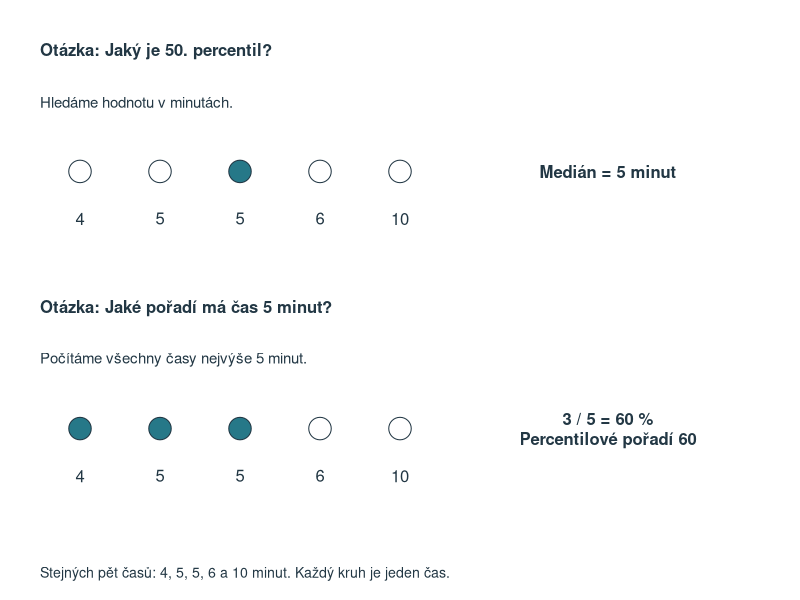
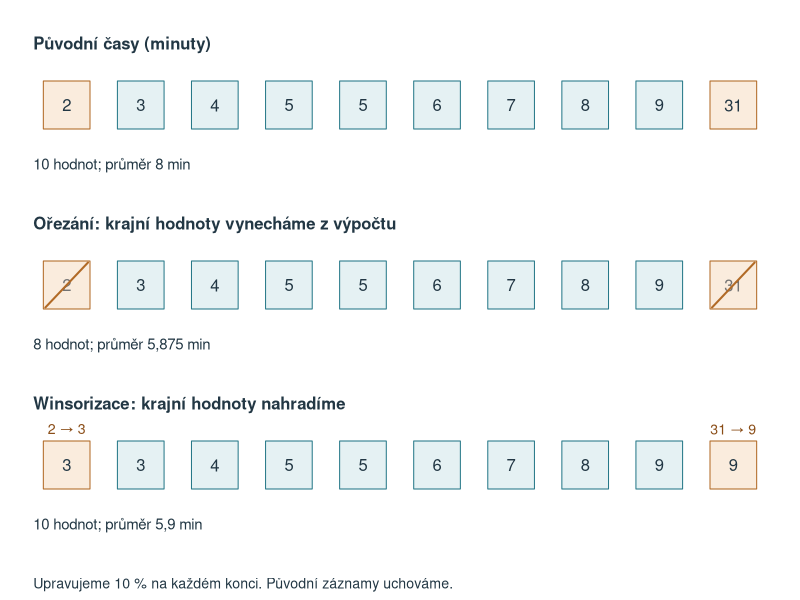
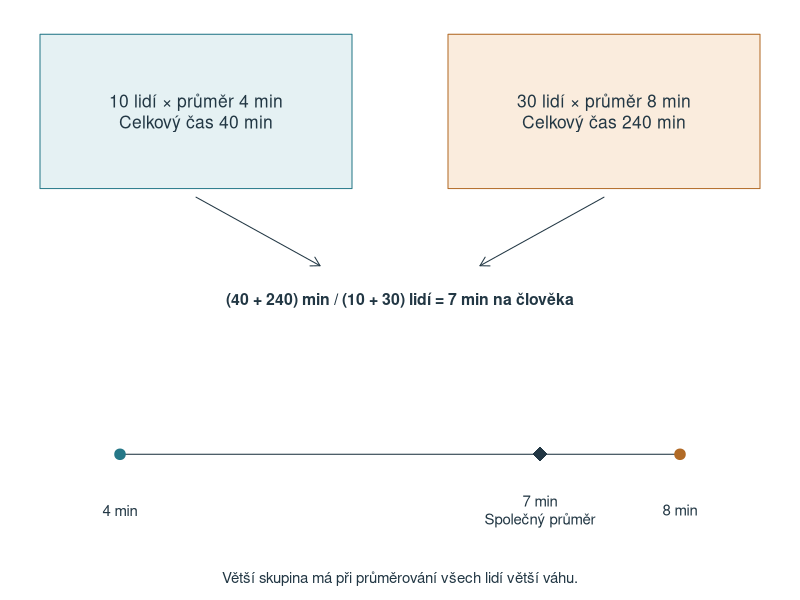
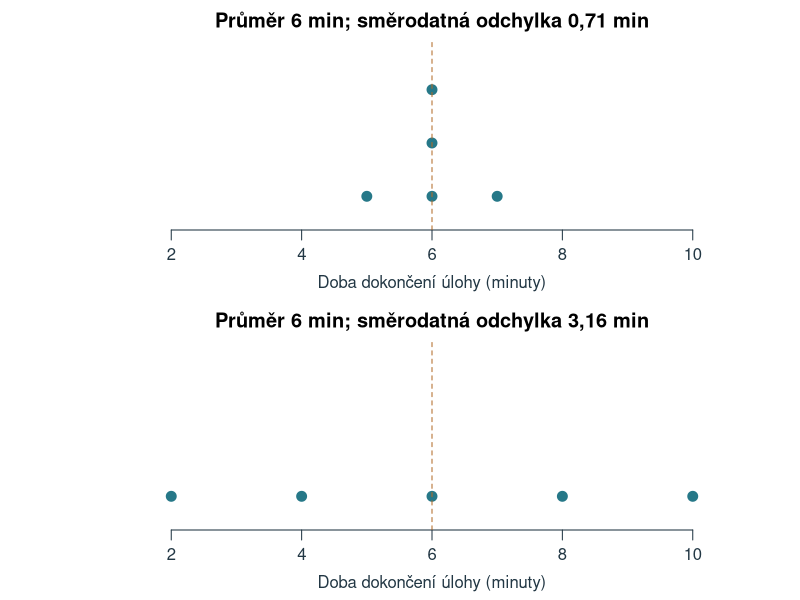
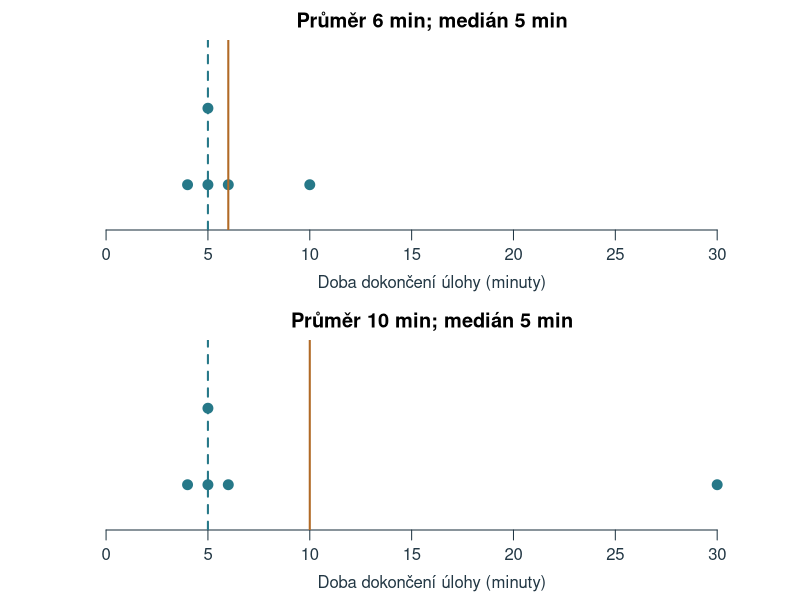

The R source for these figures, in order: (Note: this script raises an error after producing the figures.)
# Chapter 3: reproducible calculations and figures; base R, project-root paths.
ch3_previous <- read.csv('data/kapitola_02.csv', na.strings = '', fileEncoding = 'UTF-8')
# Fixed author examples; students get the same values in data/kapitola_03.xlsx.
ch3_x <- c(4,5,5,6,10)
ch3_trim <- c(2,3,4,5,5,6,7,8,9,31)
# Self-contained teaching example printed in the chapter's interpolation table.
ch3_interpolation <- c(4,5,7,8,9,10,12,13,15,18,22)
ch3_interpolation_levels <- (seq_along(ch3_interpolation)-1)/(length(ch3_interpolation)-1)
ch3_quantile <- function(x, p) unname(quantile(x, p, type = 7, na.rm = TRUE))
ch3_moments <- function(x) {
  z <- x - mean(x); v <- mean(z^2)
  c(g1 = mean(z^3)/v^1.5, g2 = mean(z^4)/v^2 - 3)
}
ch3_corrected <- function(x) {
  n <- length(x); g <- ch3_moments(x)
  c(skew = unname(sqrt(n*(n-1))/(n-2)*g[1]),
    kurt = unname((n-1)/((n-2)*(n-3))*((n+1)*g[2]+6)))
}
ch3_stats <- function(x) {
  x <- x[!is.na(x)]
  c(n=length(x), mean=mean(x), median=median(x), min=min(x), max=max(x),
    q1=ch3_quantile(x,.25), q3=ch3_quantile(x,.75),
    variance=var(x), sd=sd(x), mean_abs=mean(abs(x-mean(x))),
    median_abs=mad(x,constant=1), ch3_moments(x), ch3_corrected(x))
}
ch3_entropy <- function(p) -sum(p[p>0]*log2(p[p>0]))
ch3_results <- rbind(zaklad=ch3_stats(ch3_x),
  vzdaleny=ch3_stats(c(4,5,5,6,30)),
  spanek=ch3_stats(ch3_previous$spanek_h), slova=ch3_stats(ch3_previous$slova),
  orezani=ch3_stats(ch3_trim))
# An entirely specified finite population, independent draws WITH replacement.
# The population variance uses division by its size (5), and is exactly 8.
ch3_population <- c(2,4,6,8,10)
set.seed(20261005)
ch3_simulations <- lapply(c(5L,20L,100L), function(n) {
  x <- matrix(sample(ch3_population, n*20000L, replace=TRUE),nrow=n)
  ss <- colSums((x-rep(colMeans(x),each=n))^2)
  data.frame(n=n, variance_n=ss/n, variance_n1=ss/(n-1), sd_n1=sqrt(ss/(n-1)))
})
ch3_simulation_summary <- do.call(rbind,lapply(ch3_simulations,function(x)
  data.frame(n=x$n[1], variance_n=mean(x$variance_n), variance_n1=mean(x$variance_n1),
    sd_n1=mean(x$sd_n1))))
ch3_peak_a <- c(rep(-1,10),rep(0,80),rep(1,10))
ch3_peak_b <- c(-3,rep(-1,9),rep(0,80),rep(1,9),3)
# The two samples have the same mean and variance but different configurations.
ch3_shape_breaks <- seq(-4.1,6.1,by=.2)
ch3_shape_centers <- head(ch3_shape_breaks,-1)+.1
ch3_shape_prob <- list(
  as.numeric(abs(ch3_shape_centers+1)<1e-8 | abs(ch3_shape_centers-1)<1e-8)/2,
  diff(pnorm(ch3_shape_breaks)),
  diff(pgamma(ch3_shape_breaks+2,shape=4,rate=2)))
ch3_out <- 'assets/chapter-03/plots'
dir.create(ch3_out,recursive=TRUE,showWarnings=FALSE)
dir.create('tmp/chapter-03-build',recursive=TRUE,showWarnings=FALSE)
write.csv(ch3_results,'tmp/chapter-03-build/results.csv',row.names=TRUE,fileEncoding='UTF-8')
write.csv(ch3_simulation_summary,'tmp/chapter-03-build/simulation.csv',row.names=FALSE)
ch3_draw <- function(name,code,width=7.5,height=4.6) {
  svg(file.path(ch3_out,paste0(name,'.svg')),width=width,height=height,family='sans',bg='white')
  par(mar=c(4.6,4.6,2.4,1),mgp=c(2.1,.7,0),las=1,col.axis='#223744',col.lab='#223744',fg='#223744')
  force(code);dev.off()
}
ch3_dots <- function(x,col='#267888',...) {
  yy <- ave(x,x,FUN=seq_along)
  plot(x,yy,pch=21,bg=col,col='white',cex=1.6,yaxt='n',ylab='',bty='n',...)
}
ch3_draw('percentil-a-poradi',{
  par(mar=c(0,0,0,0));plot.new();plot.window(xlim=c(0,10),ylim=c(0,7),xaxs='i',yaxs='i')
  for(k in 1:2) {
    y<-if(k==1) 5 else 2
    text(.5,y+1.4,if(k==1) 'Otázka: Jaký je 50. percentil?' else 'Otázka: Jaké pořadí má čas 5 minut?',adj=0,font=2)
    text(.5,y+.8,if(k==1) 'Hledáme hodnotu v minutách.' else 'Počítáme všechny časy nejvýše 5 minut.',adj=0,cex=.9)
    selected<-if(k==1) seq_along(ch3_x)==3 else ch3_x<=5
    points(1:5,rep(y,5),pch=21,cex=3,bg=ifelse(selected,'#267888','white'),col='#223744')
    text(1:5,y-.55,ch3_x)
    text(7.6,y,if(k==1) 'Medián = 5 minut' else '3 / 5 = 60 %\nPercentilové pořadí 60',font=2,cex=1)
  }
  text(.5,.3,'Stejných pět časů: 4, 5, 5, 6 a 10 minut. Každý kruh je jeden čas.',adj=0,cex=.85)
},width=8,height=5.3)
ch3_draw('orezani-winsorizace',{
  par(mar=c(0,0,0,0));plot.new();plot.window(xlim=c(0,12),ylim=c(0,8),xaxs='i',yaxs='i')
  ys<-c(6.6,4.2,1.8);xs<-seq(1,11,length.out=10)
  trimmed<-ch3_trim[2:9];wins<-c(ch3_trim[2],trimmed,ch3_trim[9])
  for(k in 1:3) {
    y<-ys[k]
    text(.5,y+.8,c('Původní časy (minuty)','Ořezání: krajní hodnoty vynecháme z výpočtu',
      'Winsorizace: krajní hodnoty nahradíme')[k],adj=0,font=2)
    vals<-if(k==3) wins else ch3_trim
    for(i in 1:10) {
      edge<-i %in% c(1,10)
      rect(xs[i]-.35,y-.32,xs[i]+.35,y+.32,
        col=if(edge)'#FAECDD' else '#E5F1F3',border=if(edge)'#B16A26' else '#267888')
      text(xs[i],y,vals[i],col=if(k==2 && edge)'#737373' else '#223744')
      if(k==2 && edge) segments(xs[i]-.32,y-.3,xs[i]+.32,y+.3,col='#B16A26',lwd=2)
    }
    text(.5,y-.8,c('10 hodnot; průměr 8 min','8 hodnot; průměr 5,875 min',
      '10 hodnot; průměr 5,9 min')[k],adj=0,cex=.9)
    if(k==3) text(xs[c(1,10)],y+.48,c('2 → 3','31 → 9'),col='#8A4D17',cex=.85)
  }
  text(.5,.2,'Upravujeme 10 % na každém konci. Původní záznamy uchováme.',adj=0,cex=.85)
},width=8.5,height=5.8)
ch3_draw('vazeny-prumer',{
  par(mar=c(0,0,0,0));plot.new();plot.window(xlim=c(0,10),ylim=c(0,7),xaxs='i',yaxs='i')
  rect(.5,4.8,4.4,6.6,col='#E5F1F3',border='#267888')
  rect(5.6,4.8,9.5,6.6,col='#FAECDD',border='#B16A26')
  text(2.45,5.7,'10 lidí × průměr 4 min\nCelkový čas 40 min',cex=1.05)
  text(7.55,5.7,'30 lidí × průměr 8 min\nCelkový čas 240 min',cex=1.05)
  arrows(c(2.45,7.55),4.7,c(4,6),3.9,length=.1)
  text(5,3.5,'(40 + 240) min / (10 + 30) lidí = 7 min na člověka',font=2,cex=.95)
  segments(1.5,1.7,8.5,1.7,col='#223744')
  points(c(1.5,8.5),c(1.7,1.7),pch=19,col=c('#267888','#B16A26'),cex=1.4)
  points(6.75,1.7,pch=18,cex=2,col='#223744')
  text(c(1.5,6.75,8.5),1.05,c('4 min','7 min\nSpolečný průměr','8 min'),cex=.9)
  text(5,.25,'Větší skupina má při průměrování všech lidí větší váhu.',cex=.9)
},width=8,height=5)
ch3_draw('stejny-prumer',{
  par(mfrow=c(2,1),mar=c(3.5,4,2,.8))
  for(x in list(c(5,6,6,6,7),c(2,4,6,8,10))) {
    ch3_dots(x,xlim=c(1,11),ylim=c(.5,3.8),xlab='Doba dokončení úlohy (minuty)',
      main=paste0('Průměr 6 min; směrodatná odchylka ',format(round(sd(x),2),decimal.mark=','),' min'))
    abline(v=6,col='#B16A26',lty=2)
  }
},height=5.4)
ch3_draw('odlehle-a-stred',{
  par(mfrow=c(2,1),mar=c(3.5,4,2,.8))
  for(x in list(ch3_x,c(4,5,5,6,30))) {
    ch3_dots(x,xlim=c(0,32),ylim=c(.5,2.8),xlab='Doba dokončení úlohy (minuty)',
      main=paste0('Průměr ',mean(x),' min; medián ',median(x),' min'))
    abline(v=mean(x),col='#B16A26',lwd=2);abline(v=median(x),col='#267888',lty=2,lwd=2)
  }
},height=5.4)
# Exact continuous models on a 0-100 scale: symmetric beta and mirrored betas.
ch3_centre_models <- data.frame(a=c(5,5,2),b=c(5,2,5))
ch3_centre_models$mean <- with(ch3_centre_models,100*a/(a+b))
ch3_centre_models$median <- with(ch3_centre_models,100*qbeta(.5,a,b))
ch3_centre_models$mode <- with(ch3_centre_models,100*(a-1)/(a+b-2))
ch3_draw('stred-a-tvar',{
  par(mfrow=c(3,1),mar=c(6.1,1.2,2.8,1.2),mgp=c(2,.5,0),cex=1.15)
  titles<-c('Souměrné rozdělení','Zešikmené doleva',
    'Zešikmené doprava')
  cols<-c('#B16A26','#267888','#72549B'); types<-c(1,2,3)
  grid<-seq(0,100,length.out=1001)
  for(j in 1:3) {
    model<-ch3_centre_models[j,]
    den<-dbeta(grid/100,model$a,model$b)/100
    plot(grid,den,type='n',xlim=c(0,100),ylim=c(0,.03),axes=FALSE,
      xlab='',ylab='',main=titles[j],cex.main=1.1,xaxs='i',yaxs='i')
    polygon(c(grid,100,0),c(den,0,0),col='#E7EFF4',border=NA)
    axis(1,at=seq(0,100,20),cex.axis=.95)
    lines(grid,den,col='#315D80',lwd=2.5)
    centres<-as.numeric(model[c('mean','median','mode')])
    if(j==1) {
      segments(50,0,50,dbeta(.5,5,5)/100,col='#223744',lwd=2)
      text(50,-.015,'Průměr = medián = modus = 50',xpd=NA,cex=1.02)
    } else {
      # Staggered leader labels keep close mean/median positions legible.
      order_x<-order(centres)
      label_x<-if(j==2) c(47,70,92) else c(8,30,53)
      for(k in 1:3) {
        i<-order_x[k]; at<-centres[i]
        segments(at,0,at,dbeta(at/100,model$a,model$b)/100,
          col=cols[i],lty=types[i],lwd=2)
        segments(at,-.006,label_x[k],-.010,xpd=NA,col=cols[i])
        label<-paste0(c('Průměr','Medián','Modus')[i],'\n',
          format(round(at,1),decimal.mark=',',trim=TRUE))
        text(label_x[k],-.014,label,xpd=NA,col=cols[i],cex=1.02)
      }
    }
    text(50,-.025,'Skór (body)',xpd=NA,cex=.95)
  }
},width=5.5,height=10.5)
# Own discrete counterexamples after von Hippel (2005, sections 2-3); both are
# unimodal with a longer right tail. Frequencies are printed in the chapter.
ch3_exceptions <- list(
  pokusy=list(values=1:5,freq=c(38,49,8,3,2)),
  chyby=list(values=0:4,freq=c(8,7,3,1,1)))
ch3_exception_stats <- do.call(rbind,lapply(ch3_exceptions,function(e) {
  x<-rep(e$values,e$freq)
  data.frame(n=length(x),mean=mean(x),median=median(x),
    mode=e$values[which.max(e$freq)],g1=unname(ch3_moments(x)['g1']))
}))
ch3_draw('stred-vyjimky',{
  par(mfrow=c(2,1),mar=c(6.2,4.4,2.8,1),mgp=c(2.4,.6,0))
  titles<-c('A: Počet pokusů do splnění úlohy (100 lidí)',
    'B: Počet chyb v krátkém testu pozornosti (20 lidí)')
  xlabs<-c('Počet pokusů','Počet chyb')
  for(j in 1:2) {
    e<-ch3_exceptions[[j]]; s<-ch3_exception_stats[j,]
    mids<-barplot(e$freq,names.arg=e$values,col='#E7EFF4',border='#315D80',
      ylim=c(0,max(e$freq)*1.15),main=titles[j],cex.main=1,ylab='Četnost',
      xlab=xlabs[j],space=.25)
    # Map values to bar centres so the lines sit on the value axis.
    at<-function(v) approx(e$values,mids,v)$y
    fmt<-function(v) format(round(v,2),decimal.mark=',',trim=TRUE)
    # Coinciding measures are spread symmetrically around their common value.
    pos<-c(s$mean,s$median,s$mode)
    dodge<-ave(pos,round(pos,9),FUN=function(z) (seq_along(z)-(length(z)+1)/2)*.08)
    cols<-c('#B16A26','#267888','#72549B')
    for(k in 1:3) segments(at(pos[k])+dodge[k],0,at(pos[k])+dodge[k],
      max(e$freq)*1.1,col=cols[k],lty=k,lwd=2.5)
    legend('topright',c('Průměr','Medián','Modus'),col=cols,lty=1:3,lwd=2.5,
      bty='n',cex=.85)
    label<-if(j==1) paste0('Průměr ',fmt(s$mean),' < medián ',fmt(s$median),
      ' = modus ',fmt(s$mode),'; delší chvost vpravo') else
      paste0('Modus ',fmt(s$mode),' < průměr ',fmt(s$mean),' = medián ',
        fmt(s$median),'; rozdělení není souměrné')
    mtext(label,side=1,line=4.6,cex=.9,font=2)
  }
},width=7,height=7.4)
# Same observations as the chapter table. Squares are geometric areas, not
# distances on the observation-number axis. Direction avoids overlapping areas.
ch3_deviations <- ch3_x-mean(ch3_x)
ch3_square_left <- c(-1,2,3,4,5)
ch3_square_width <- abs(ch3_deviations)
ch3_draw('odchylky-a-ctverce',{
  par(mfrow=c(2,1),mar=c(4.3,4.3,3.2,.8),mgp=c(2.5,.65,0),cex=1.05)
  cols<-c('#B35A18','#0072B2','#00836B','#667078','#8055A0')
  for(panel in 1:2) {
    plot(seq_along(ch3_x),ch3_x,type='n',xlim=c(-1.5,9.5),ylim=c(2.5,10.8),
      asp=1,axes=FALSE,xlab='Číslo pozorování',ylab='Doba dokončení (minuty)',
      main=if(panel==1) 'A. Odchylky od průměru\nDélka úsečky = absolutní odchylka' else
        'B. Čtverce odchylek\nPlocha čtverce = druhá mocnina odchylky',cex.main=.95)
    axis(1,at=1:5);axis(2,at=seq(2,10,2));box(bty='l')
    if(panel==2) for(i in seq_along(ch3_x)) {
      rect(ch3_square_left[i],min(ch3_x[i],mean(ch3_x)),
        ch3_square_left[i]+ch3_square_width[i],max(ch3_x[i],mean(ch3_x)),
        col=adjustcolor(cols[i],alpha.f=.20),border=cols[i],lwd=1.5)
      if(ch3_square_width[i]>0) text(ch3_square_left[i]+ch3_square_width[i]/2,
        (ch3_x[i]+mean(ch3_x))/2,paste0(ch3_deviations[i]^2,' min²'),
        cex=if(ch3_square_width[i]==1) .72 else .95,col=cols[i])
    }
    abline(h=mean(ch3_x),lty=2,col='#223744',lwd=1.5)
    text(9.3,6.3,'Průměr = 6 min',adj=1,cex=.9)
    segments(1:5,mean(ch3_x),1:5,ch3_x,col=cols,lwd=3)
    points(1:5,ch3_x,pch=21,bg=cols,col='white',cex=1.5)
    if(panel==1) {
      text((1:5)[-4]+.23,(ch3_x[-4]+mean(ch3_x))/2,
        c('−2','−1','−1','+4'),adj=0,col=cols[-4],cex=.95)
      text(4,5.5,'0',col=cols[4],cex=.95)
      text(7.2,3.6,'Součet délek\n8 min',cex=1)
    } else {
      text(4,6.55,'0 min²',col=cols[4],cex=.85)
      text(7.2,3.6,'Součet ploch\n22 min²',cex=1)
    }
  }
},width=6.5,height=11)
ch3_draw('kvantil-interpolace',{
  par(mfrow=c(2,1),mar=c(4.7,4.4,3.6,.6),cex=1)
  plot(100*ch3_interpolation_levels,ch3_interpolation,type='o',pch=21,
    bg='#267888',col='#267888',lwd=2,cex=1.15,xaxt='n',yaxt='n',bty='l',
    xlab='Přiřazená úroveň kvantilu (%)',ylab='Doba úlohy (minuty)',
    xlim=c(0,100),ylim=c(3,23),main='Jedenáct hodnot, deset kroků\npo 10 procentních bodech')
  axis(1,at=seq(0,100,10));axis(2,at=c(4,8,12,16,20,22))
  rect(10,5,20,7,border='#B16A26',lwd=2)
  arrows(31,5.5,21,6,length=.08,col='#B16A26')
  text(32,5.5,'Detail dole',adj=0,col='#8A4D17',cex=.95)
  plot(c(10,20),c(5,7),type='o',pch=21,bg='#267888',col='#267888',
    lwd=2,cex=1.3,xaxt='n',yaxt='n',bty='l',xlim=c(9,21),ylim=c(4.75,7.35),
    xlab='Přiřazená úroveň kvantilu (%)',ylab='Doba úlohy (minuty)',
    main='17. percentil: sedm desetin cesty\nod 5 k 7 minutám')
  axis(1,at=c(10,17,20));axis(2,at=c(5,6.4,7),labels=c('5','6,4','7'))
  segments(17,4.75,17,6.4,lty=2,col='#B16A26',lwd=2)
  segments(9,6.4,17,6.4,lty=2,col='#B16A26',lwd=2)
  points(17,6.4,pch=21,bg='#B16A26',col='white',cex=1.5)
  text(17,6.4,'6,4 min',pos=4,offset=.7,col='#8A4D17')
  text(10,5,'Druhý čas',pos=4,offset=.6,cex=.95)
  text(20,7,'Třetí čas',pos=2,offset=.7,cex=.95)
},width=5.5,height=7.8)
# Explicit type-7 box: never rely on R's default Tukey hinges.
ch3_box_x <- c(2,5,15,25,30,32,34,36,38,40,40,42,44,44,46,46,48,48,49,50,50,
  50,51,52,52,54,54,56,56,58,60,60,62,64,66,68,70,75,85,95,98)
ch3_box_q <- ch3_quantile(ch3_box_x,c(.25,.5,.75))
ch3_box_iqr <- ch3_box_q[3]-ch3_box_q[1]
ch3_box_fences <- ch3_box_q[c(1,3)]+c(-1,1)*1.5*ch3_box_iqr
ch3_box_inside <- ch3_box_x[ch3_box_x>=ch3_box_fences[1]&ch3_box_x<=ch3_box_fences[2]]
ch3_box_out <- ch3_box_x[ch3_box_x<ch3_box_fences[1]|ch3_box_x>ch3_box_fences[2]]
ch3_draw('boxplot',{
  x<-ch3_box_x;q<-ch3_box_q;fences<-ch3_box_fences
  par(mar=c(2,4,3,1),mgp=c(2.2,.6,0),cex=1.05)
  plot(NA,xlim=c(0,5.8),ylim=c(-3,105),axes=FALSE,xlab='',ylab='Testový skór (body)')
  axis(2,at=seq(0,100,10));box(bty='l')
  text(.4,104,'Pozorování',cex=.9);text(1.65,104,'Krabicový graf',cex=.9)
  offset<-ave(x,x,FUN=function(z) (seq_along(z)-(length(z)+1)/2)*.13)
  points(.4+offset,x,pch=16,col='#70AABB',cex=1)
  rect(1.3,q[1],2,q[3],col='#DCEEF0',border='#267888',lwd=2)
  segments(1.3,q[2],2,q[2],lwd=4,col='#223744')
  segments(1.65,min(ch3_box_inside),1.65,q[1],lwd=2)
  segments(1.65,q[3],1.65,max(ch3_box_inside),lwd=2)
  segments(1.3,range(ch3_box_inside),2,range(ch3_box_inside),lwd=2)
  points(rep(1.65,length(ch3_box_out)),ch3_box_out,pch=21,bg='#B16A26',cex=1.25)
  segments(1.15,fences,2.35,fences,lty=3,col='#667078',lwd=1.5)
  bracket<-function(at,low,high,col) {
    segments(at,low,at,high,col=col,lwd=1.5)
    segments(at-.07,c(low,high),at+.07,c(low,high),col=col,lwd=1.5)
  }
  bracket(.98,q[1],q[3],'#267888')
  text(.79,50,'IQR = 20 bodů',srt=90,col='#267888',cex=.9)
  bracket(2.25,fences[1],q[1],'#8055A0');bracket(2.25,q[3],fences[2],'#8055A0')
  text(2.55,c(25,75),'1,5 × IQR = 30 bodů',adj=0,col='#8055A0',cex=.95)
  label<-function(y,txt,col='#223744',from=2.03,to=y) {
    arrows(2.48,y,from,to,length=.07,col=col)
    text(2.55,y,txt,adj=0,col=col,cex=.95)
  }
  label(60,'3. kvartil = 60');label(50,'Medián = 50');label(40,'1. kvartil = 40')
  label(84,'Horní vous: konec 85',to=85)
  label(16,'Dolní vous: konec 15',to=15)
  label(91,'Horní mez = 90',col='#667078',from=2.35,to=90)
  label(9,'Dolní mez = 10',col='#667078',from=2.35,to=10)
  label(98,'Podezřelá odlehlá\npozorování: 95 a 98',col='#B16A26',from=1.75,to=98)
  arrows(2.48,98,1.75,95,length=.07,col='#B16A26')
  label(1,'Podezřelá odlehlá\npozorování: 2 a 5',col='#B16A26',from=1.75,to=2)
  arrows(2.48,1,1.75,5,length=.07,col='#B16A26')
},width=6.8,height=9)
ch3_draw('korekce-rozptylu',{
  # Points: the first 400 replications of each size (jittered); crosses: means of all 20 000.
  z<-ch3_simulation_summary;cols<-c('#B16A26','#267888');xc<-c(1,4,7);off<-c(-.45,.45)
  plot(NA,xlim=c(-.4,8.4),ylim=c(0,23),xaxt='n',bty='l',xaxs='i',
    ylab='Rozptyl jednoho výběru (min²)',xlab='Velikost výběru')
  axis(1,at=xc,labels=paste0('n = ',z$n),tick=FALSE)
  abline(h=8,lty=2,lwd=2)
  set.seed(20261016)
  for(k in seq_along(ch3_simulations)) for(j in 1:2) {
    v<-head(ch3_simulations[[k]][[c('variance_n','variance_n1')[j]]],400)
    points(xc[k]+off[j]+runif(length(v),-.28,.28),v,pch=16,cex=.55,col=adjustcolor(cols[j],.3))
  }
  means<-rbind(z$variance_n,z$variance_n1)
  for(j in 1:2) {
    points(xc+off[j],means[j,],pch=4,cex=1.9,lwd=5,col='white')
    points(xc+off[j],means[j,],pch=4,cex=1.9,lwd=2.5,col='#223744')
    lab<-format(round(means[j,],2),decimal.mark=',')
    w<-strwidth(lab,cex=.85,font=2);h<-strheight(lab,cex=.85,font=2)
    lx<-xc+off[j]+c(-.42,.42)[j];l0<-if(j==1) lx-w else lx
    rect(l0-.05,means[j,]-.8*h,l0+w+.05,means[j,]+.8*h,col='white',border=NA)
    text(l0,means[j,],lab,adj=0,cex=.85,font=2,col=cols[j])
  }
  legend('topright',legend=c('Dělení n','Dělení n − 1','Průměr','Populační rozptyl 8'),
    col=c(cols,'#223744','#223744'),pch=c(16,16,4,NA),pt.cex=c(1,1,1.3,NA),
    lty=c(NA,NA,NA,2),lwd=c(NA,NA,2.5,2),bty='n',cex=.85,ncol=2)
},height=5.2)
ch3_draw('entropie',{
  par(mfrow=c(1,3),mar=c(4,3.4,3,.4),cex=.9)
  entropies <- list(c(1,0,0,0),c(.5,.25,.25,0),rep(.25,4))
  for(i in seq_along(entropies)) {
    p <- entropies[[i]]
    barplot(p,names.arg=c('A','B','C','D'),ylim=c(0,1),col='#267888',border=NA,
      yaxt='n',ylab=if(i==1) 'Relativní četnost' else '',xlab='Strategie učení',
      main=c('Entropie 0 bitů','Entropie 1,5 bitu','Entropie 2 bity')[i])
    axis(2,at=c(0,.25,.5,.75,1),labels=c('0','0,25','0,50','0,75','1'))
  }
},width=8,height=3.7)
ch3_draw('spicatost',{
  par(mfrow=c(1,2),mar=c(4.3,4.3,3,.7))
  for(x in list(ch3_peak_a,ch3_peak_b)) {
    f<-table(factor(x,levels=-3:3))
    barplot(as.numeric(f),names.arg=-3:3,ylim=c(0,90),col='#267888',border=NA,
      ylab='Počet pozorování',xlab='Odchylka skóru od středu (body)',
      main=paste0('Stejný vrchol; exces ',format(round(ch3_moments(x)[2],2),decimal.mark=',')))
    text(4,84,'80 pozorování',cex=.85)
  }
},width=8,height=4.2)
# Shape models standardised to mean 0 and SD 1: gamma (skewness 2/sqrt(k)), t (excess 6/(df-4)).
ch3_skew_models <- list(
  list(skew=0,density=dnorm),
  list(skew=1,density=function(z) 2*dgamma(2*z+4,shape=4)),
  list(skew=2,density=function(z) dgamma(z+1,shape=1)))
ch3_t_scale <- function(df) sqrt(df/(df-2))
ch3_excess_models <- list(
  list(excess=0,density=dnorm,tail=2*pnorm(-3)),
  list(excess=1,density=function(z) ch3_t_scale(10)*dt(ch3_t_scale(10)*z,10),tail=2*pt(-3*ch3_t_scale(10),10)),
  list(excess=6,density=function(z) ch3_t_scale(5)*dt(ch3_t_scale(5)*z,5),tail=2*pt(-3*ch3_t_scale(5),5)))
ch3_draw('ukazatele-tvaru',{
  layout(matrix(1:9,3,byrow=TRUE),heights=c(1,1,.8))
  par(mar=c(4.2,4.9,2.8,.6),mgp=c(2.9,.7,0),cex=.85)
  z<-seq(-4,5,length.out=901); pct<-function(v) paste0(format(round(100*v,2),decimal.mark=',',nsmall=2),' %')
  xl<-'Směrodatné odchylky od průměru'
  for(i in 1:3) {
    m<-ch3_skew_models[[i]]
    plot(z,m$density(z),type='n',ylim=c(0,1.02),xlab=xl,ylab='Hustota',bty='l',
      main=paste0('Šikmost ',m$skew,c(' (souměrné)',' (střední)',' (vysoká)')[i]),xaxt='n',yaxt='n')
    axis(1,at=-4:5);axis(2,at=seq(0,1,.25),labels=format(seq(0,1,.25),decimal.mark=','))
    polygon(c(z,rev(z)),c(m$density(z),rep(0,length(z))),col='#BBD9E1',border=NA)
    lines(z,m$density(z),lwd=2,col='#267888')
    if(i>1) lines(z,dnorm(z),lty=2,col='#667078')
  }
  for(pass in 1:2) for(i in 1:3) {
    m<-ch3_excess_models[[i]]; zz<-if(pass==1) seq(-5,5,length.out=1001) else seq(2,5,length.out=301)
    ym<-if(pass==1) .52 else .03
    plot(zz,m$density(zz),type='n',ylim=c(0,ym),bty='l',xlab=xl,ylab='Hustota',yaxt='n',
      main=if(pass==1) paste0('Exces ',m$excess,c(' (normální model)',' (střední)',' (vysoký)')[i]) else 'Pravý chvost, zvětšeno')
    ticks<-if(pass==1) seq(0,.5,.1) else seq(0,.03,.01)
    axis(2,at=ticks,labels=format(ticks,decimal.mark=','))
    out<-zz[abs(zz)>=3]
    for(side in c(-1,1)) { o<-sort(out[sign(out)==side]); if(length(o))
      polygon(c(o,rev(o)),c(m$density(o),rep(0,length(o))),col='#E8B98A',border=NA) }
    lines(zz,m$density(zz),lwd=2,col='#267888')
    if(i>1) lines(zz,dnorm(zz),lty=2,col='#667078')
    abline(v=c(-3,3),lty=3,col='#B16A26')
    if(pass==1) { lab<-paste0('Mimo ±3:\n',pct(m$tail))
      rect(-5.3,.47-1.1*strheight(lab,cex=.9),-5.15+1.05*strwidth(lab,cex=.9),.47+1.1*strheight(lab,cex=.9),col='white',border=NA)
      text(-5.15,.47,lab,adj=0,cex=.9,col='#8A4E14') }
  }
},width=9,height=8.6)
ch3_draw('stejne-dve-statistiky',{
  par(mfrow=c(3,1),mar=c(3.5,4.5,3,.7),cex=1)
  for(i in 1:3) {
    p<-ch3_shape_prob[[i]]
    ymax<-c(.53,.11,.12)[i]
    plot(NA,xlim=c(-4,6),ylim=c(0,ymax),xlab='Hodnota proměnné',ylab='Pravděpodobnost v intervalu',yaxt='n',
      main=c('Dvě stejně pravděpodobné hodnoty','Souměrné zvonovité rozdělení','Rozdělení zešikmené doprava')[i],bty='l')
    ticks<-if(i==1) seq(0,.5,.1) else seq(0,.1,.02)
    axis(2,at=ticks,labels=format(ticks,decimal.mark=','))
    rect(head(ch3_shape_breaks,-1),0,tail(ch3_shape_breaks,-1),p,col='#70AABB',border='white')
    abline(v=0,lty=2,col='#B16A26')
    text(5.8,ymax*.83,'Průměr = 0\nSměrodatná odchylka = 1',adj=1,cex=.9)
  }
},width=6.5,height=9)
ch3_draw('transformace',{
  par(mfrow=c(2,1),mar=c(4,4.5,3,.8))
  for(i in 1:2) {
    z<-seq(0,10,length.out=201);f<-if(i==1) function(x) 2+3*x else function(x) x^2
    plot(z,f(z),type='l',lwd=2,col='#267888',xlab='Původní skór x',ylab='Nový skór y',
      main=if(i==1) 'Lineární: y = 2 + 3x' else 'Nelineární: y = x²',bty='l')
    points(c(2,3,8,9),f(c(2,3,8,9)),pch=19,col='#B16A26')
    segments(c(2,8),f(c(2,8)),c(3,9),f(c(2,8)),lty=3)
    arrows(c(3,9),f(c(2,8)),c(3,9),f(c(3,9)),code=3,angle=90,length=.08)
    # Labels sit right of the increment bars, clear of the line and points.
    text(c(3,9)+.1,(f(c(2,8))+f(c(3,9)))/2,
      if(i==1) c('+3','+3') else c('+5','+17'),pos=4,cex=.9)
  }
},width=6,height=8)
